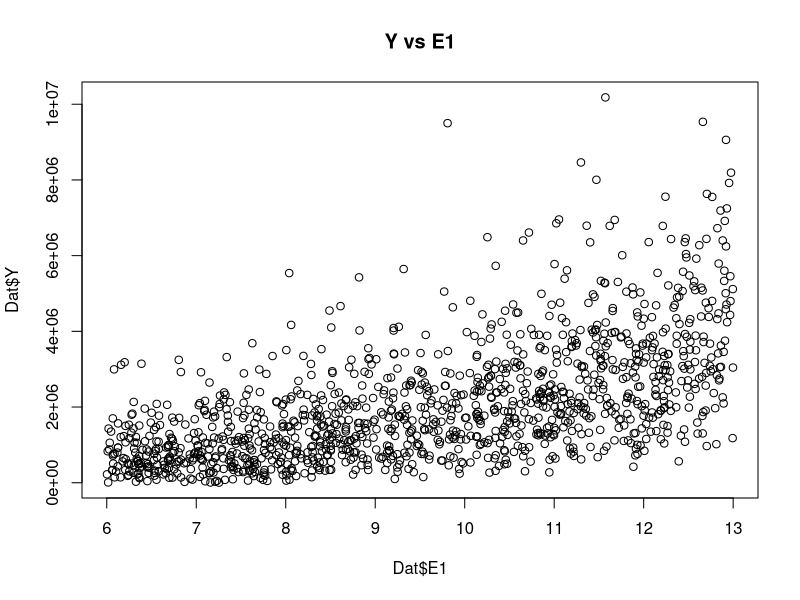
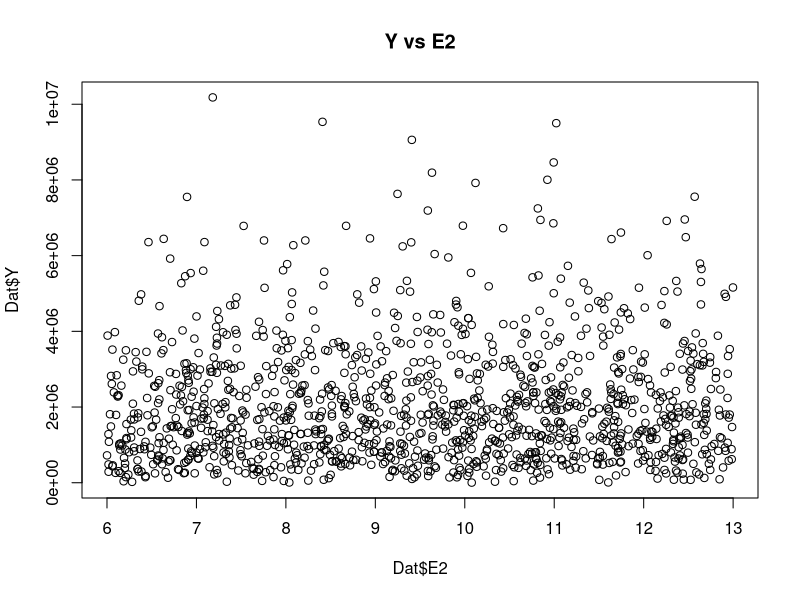
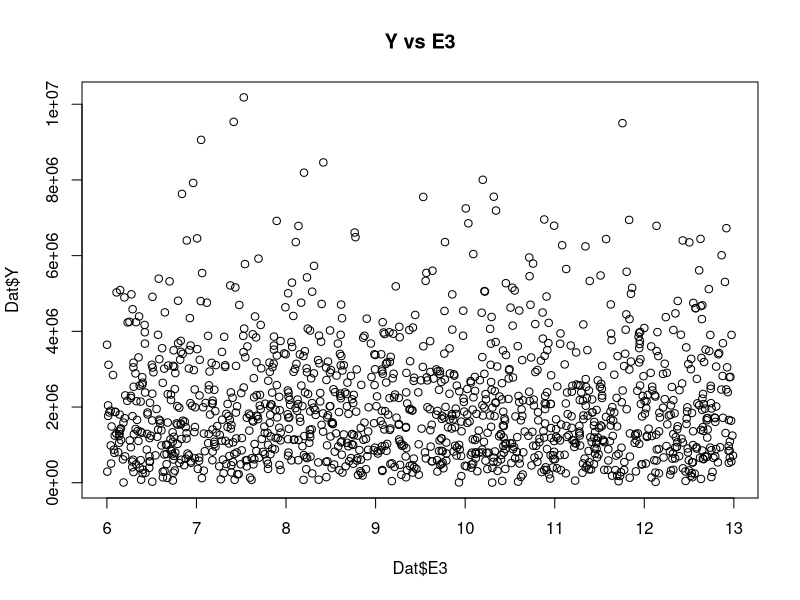
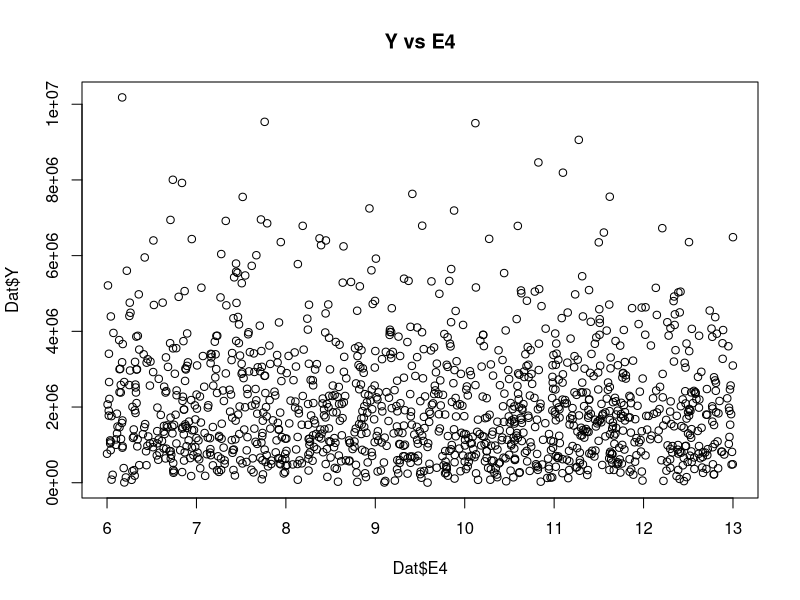
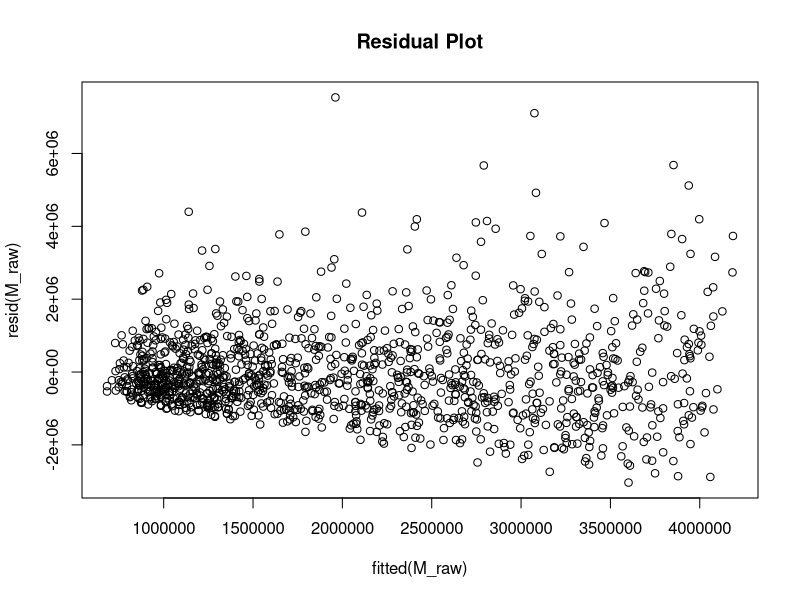

Source code (R) for these figures, in order: (Note: this script raises an error after producing the figures.)
library(MASS)
library(leaps)
library(knitr)
library(glmnet)

setwd("~/AMS 315 Project 2")
Dat <- read.csv('P2_422817.csv', header=TRUE)

# Look for environmental variables with the most impact
plot(Dat$E1, Dat$Y, main = "Y vs E1")
plot(Dat$E2, Dat$Y, main = "Y vs E2")
plot(Dat$E3, Dat$Y, main = "Y vs E3")
plot(Dat$E4, Dat$Y, main = "Y vs E4")

# Find the max lambda value from M_raw that will give an estimated transformation for y
M_raw <- lm(Y ~ E1 + I(E1^2) + E2 + E3 + E4, data = Dat)
plot(resid(M_raw) ~ fitted(M_raw), main='Residual Plot')
summary(M_raw)

bc <- boxcox(M_raw)
lambda <- bc$x[which.max(bc$y)] # Optimal lambda found to be .383838

# See the new transformed model
M_trans <- lm(I(Y^.38) ~ E1 + I(E1^2) + E2 + E3 + E4, data = Dat)
plot(resid(M_trans) ~ fitted(M_trans), main='Residual Plot')
summary(M_trans)

# Find correlation between Y and each IV
all_vars <- c("E1","E2","E3","E4", "G1", "G2", "G3", "G4", "G5", "G6", "G7", "G8", "G9", "G10", 
              "G11", "G12", "G13", "G14", "G15", "G16", "G17", "G18", "G19", "G20")
correlations <- cor((Dat$Y)^.38, Dat[,all_vars])
cor_vector <- as.vector(correlations)
names(cor_vector) <- colnames(correlations)
sorted_cors <- cor_vector[order(abs(cor_vector), decreasing = TRUE)]
top_10 <- names(sorted_cors)[1:10]
top_10

# Run model with the top 10 most correlated variables plus E1^2
M_main <- lm(I(Y^.38) ~ E1 + I(E1^2) + E2 + E4 + G7 + G11 + G12 + G13 + G14 + G15 + G19, data=Dat)
temp <- summary(M_main)
kable(temp$coefficients[ abs(temp$coefficients[,4]) <= 0.1, ], caption='Sig Coefficients')

# View bonferroni results for the most significant terms
bonferroni_results <- data.frame(
  Variable = rownames(temp$coefficients),
  Coefficient = temp$coefficients[, 1],
  Original_p = temp$coefficients[, 4],
  Bonferroni_p = temp$coefficients[, 4] * 11,
  Significant = temp$coefficients[, 4] * 11 <= .5
)

# Sort by adjusted p-value
bonferroni_results <- bonferroni_results[order(bonferroni_results$Bonferroni_p), ]
kable(bonferroni_results)

# Perform Lasso technique on the interactions
X <- model.matrix(~ (E1 + I(E1^2) + G11 + G13 + G12 + G14 + G15 + E4 + G7 + E2 + G19)^2, data = Dat)[, -1]
y <- (Dat$Y)^0.38
cv_fit <- cv.glmnet(X, y, alpha = 1)
coefs <- coef(cv_fit, s = "lambda.min")
sig_vars <- rownames(coefs)[which(coefs != 0)]
sig_interactions <- grep(":", sig_vars, value = TRUE)
sig_interactions
coefs_df <- as.matrix(coefs)
interactions <- coefs_df[grep(":", rownames(coefs_df)), , drop = FALSE]
interactions <- interactions[interaction_coefs != 0, , drop = FALSE]
sorted_interactions <- sort(abs(interactions[,1]), decreasing = TRUE)
sorted_interactions

# Model with most significant variables and interactions
M_almost <- lm(I(Y^0.38) ~ I(E1^2)+ G15 + G13 +
                G11:G15 + G11:G14, data = Dat)
summary(M_almost)
semi_final_summary <- summary(M_almost)

M_2stage <- lm( I(Y^.38) ~ (I(E1^2)+G1+G11+G15+G13)^2, data=Dat)
temp <- summary(M_2stage)
kable(temp$coefficients[ abs(temp$coefficients[,3]) >= 4, ])

M_final <- lm(I(Y^0.38) ~ I(E1^2) +
                 G11:G15, data = Dat)
summary(M_final)
